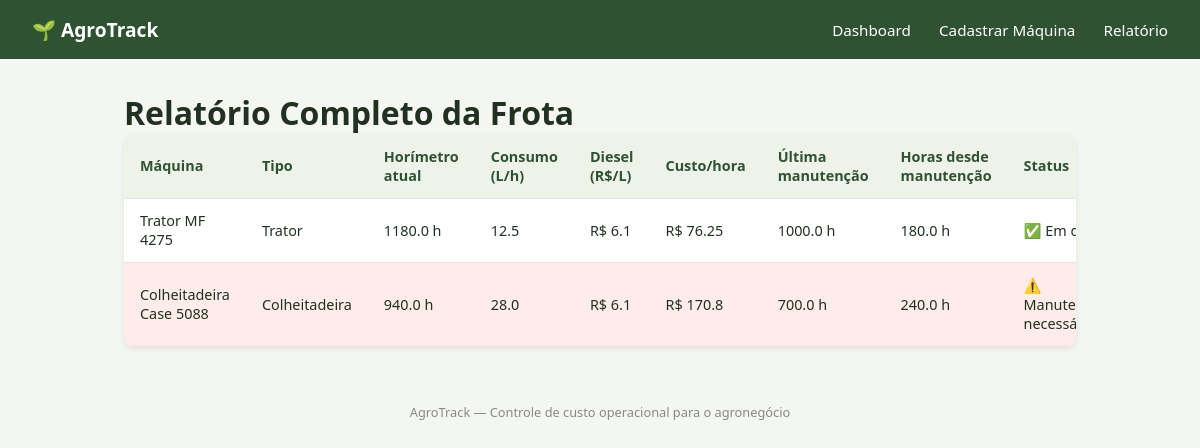
The app's page /relatorio with its own data.
### tables this page shows
CREATE TABLE maquinas (
            id INTEGER PRIMARY KEY AUTOINCREMENT,
            nome TEXT NOT NULL,
            tipo TEXT NOT NULL,
            horimetro_atual REAL NOT NULL,
            consumo_diesel_litros_hora REAL NOT NULL,
            custo_diesel_litro REAL NOT NULL,
            ultima_manutencao_horimetro REAL NOT NULL,
            intervalo_manutencao_horas REAL NOT NULL
        );

### AgroTrack/app.py (the view)
@app.route('/relatorio')
def relatorio():
    maquinas_calc = [calcular_indicadores(m) for m in database.listar_maquinas()]
    return render_template('relatorio.html', maquinas=maquinas_calc)

### AgroTrack/app.py (called while the page is built)
def calcular_indicadores(maquina):
    custo_hora = maquina["consumo_diesel_litros_hora"] * maquina["custo_diesel_litro"]
    horas_desde_manutencao = maquina["horimetro_atual"] - maquina["ultima_manutencao_horimetro"]
    horas_restantes = maquina["intervalo_manutencao_horas"] - horas_desde_manutencao
    alerta_manutencao = horas_restantes <= 0
    return {
        **maquina,
        "custo_hora": round(custo_hora, 2),
        "horas_desde_manutencao": horas_desde_manutencao,
        "horas_restantes": horas_restantes,
        "alerta_manutencao": alerta_manutencao,
    }

### AgroTrack/database.py (called while the page is built)
def get_conexao():
    conexao = sqlite3.connect(DB_NOME)
    conexao.row_factory = sqlite3.Row  # permite acessar colunas pelo nome
    return conexao

def listar_maquinas():
    conexao = get_conexao()
    linhas = conexao.execute("SELECT * FROM maquinas ORDER BY id").fetchall()
    conexao.close()
    return [dict(linha) for linha in linhas]

### AgroTrack/templates/relatorio.html (shortened to what this page needs)
{% extends 'base.html' %}
{% block content %}
<h1>Relatório Completo da Frota</h1>
<div class="table-wrapper">
    <table>
        <thead>
            <tr>
                <th>Máquina</th>
                <th>Tipo</th>
                <th>Horímetro atual</th>
                <th>Consumo (L/h)</th>
                <th>Diesel (R$/L)</th>
                <th>Custo/hora</th>
                <th>Última manutenção</th>
                <th>Horas desde manutenção</th>
                <th>Status</th>
            </tr>
        </thead>
        <tbody>
            {% for m in maquinas %}
            <tr class="{% if m.alerta_manutencao %}linha-alerta{% endif %}">
                <td>{{ m.nome }}</td>
                <td>{{ m.tipo }}</td>
                <td>{{ m.horimetro_atual }} h</td>
                <td>{{ m.consumo_diesel_litros_hora }}</td>
                <td>R$ {{ m.custo_diesel_litro }}</td>
                <td>R$ {{ m.custo_hora }}</td>
                <td>{{ m.ultima_manutencao_horimetro }} h</td>
                <td>{{ m.horas_desde_manutencao }} h</td>
                <td>
                    {% if m.alerta_manutencao %}
                        ⚠️ Manutenção necessária
                    {% else %}
                        ✅ Em dia
                    {% endif %}
                </td>
            </tr>
            {% else %}
            <tr>
                <td colspan="10">Nenhuma máquina cadastrada ainda.</td>
            </tr>
            {% endfor %}
        </tbody>
    </table>
</div>
{% endblock %}

### AgroTrack/templates/base.html (shortened to what this page needs)
<!DOCTYPE html>
<html lang="pt-br">
<head>
    <link rel="stylesheet" href="{{ url_for('static', filename='style.css') }}">
</head>
<body>
    <header class="topbar">
        <div class="logo">🌱 AgroTrack</div>
        <nav>
            <a href="{{ url_for('index') }}">Dashboard</a>
            <a href="{{ url_for('cadastrar') }}">Cadastrar Máquina</a>
            <a href="{{ url_for('relatorio') }}">Relatório</a>
        </nav>
    </header>
    <main class="container">
        {% block content %}{% endblock %}
    </main>
    <footer class="footer">
        <p>AgroTrack &mdash; Controle de custo operacional para o agronegócio</p>
    </footer>
</body>
</html>

### AgroTrack/static/style.css (style rules this page uses)
* { box-sizing: border-box; margin: 0; padding: 0; font-family: 'Segoe UI', Arial, sans-serif; }
body { background: #f4f6f2; color: #223022; }
.topbar { background: #2f5233; color: #fff; display: flex; justify-content: space-between; align-items: center; padding: 1rem 2rem; }
.topbar .logo { font-weight: bold; font-size: 1.2rem; }
.topbar nav a { color: #fff; text-decoration: none; margin-left: 1.5rem; font-size: 0.95rem; }
.container { max-width: 1000px; margin: 2rem auto; padding: 0 1.5rem; }
.table-wrapper { overflow-x: auto; background: #fff; border-radius: 10px; box-shadow: 0 2px 6px rgba(0,0,0,0.08); }
table { width: 100%; border-collapse: collapse; }
th, td { padding: 0.8rem 1rem; text-align: left; border-bottom: 1px solid #e5e5e5; font-size: 0.9rem; }
th { background: #eef3ea; color: #2f5233; }
.linha-alerta { background: #fdecea; }
.footer { text-align: center; color: #888; font-size: 0.8rem; padding: 1.5rem 0; }

### records on screen
maquinas: nome "Trator MF 4275", tipo "Trator", horimetro_atual "1180.0", consumo_diesel_litros_hora "12.5", custo_diesel_litro "6.1", custo_hora "76.25", ultima_manutencao_horimetro "1000.0", horas_desde_manutencao "180.0", shows "✅ Em…"
maquinas: nome "Colheitadeira Case 5088", tipo "Colheitadeira", horimetro_atual "940.0", consumo_diesel_litros_hora "28.0", custo_diesel_litro "6.1", custo_hora "170.8", ultima_manutencao_horimetro "700.0", horas_desde_manutencao "240.0"
